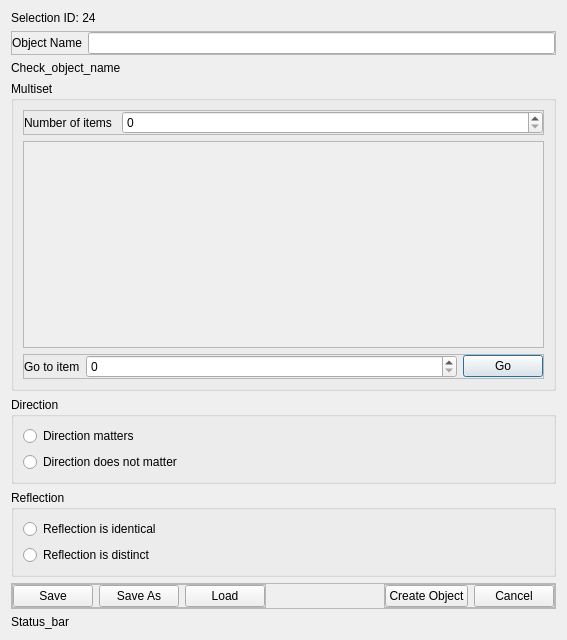
<?xml version="1.0" encoding="UTF-8"?>
<ui version="4.0">
 <class>Dialog</class>
 <widget class="QDialog" name="Dialog">
  <property name="geometry">
   <rect>
    <x>0</x>
    <y>0</y>
    <width>567</width>
    <height>640</height>
   </rect>
  </property>
  <property name="windowTitle">
   <string>Dialog</string>
  </property>
  <layout class="QVBoxLayout" name="verticalLayout">
   <item>
    <widget class="QLabel" name="label_2">
     <property name="sizePolicy">
      <sizepolicy hsizetype="Expanding" vsizetype="Fixed">
       <horstretch>0</horstretch>
       <verstretch>0</verstretch>
      </sizepolicy>
     </property>
     <property name="text">
      <string>Selection ID: 24</string>
     </property>
    </widget>
   </item>
   <item>
    <widget class="QFrame" name="frame_6">
     <property name="sizePolicy">
      <sizepolicy hsizetype="Expanding" vsizetype="Fixed">
       <horstretch>0</horstretch>
       <verstretch>0</verstretch>
      </sizepolicy>
     </property>
     <property name="locale">
      <locale language="English" country="UnitedStates"/>
     </property>
     <property name="frameShape">
      <enum>QFrame::Shape::StyledPanel</enum>
     </property>
     <property name="frameShadow">
      <enum>QFrame::Shadow::Raised</enum>
     </property>
     <layout class="QHBoxLayout" name="horizontalLayout_7">
      <property name="leftMargin">
       <number>0</number>
      </property>
      <property name="topMargin">
       <number>0</number>
      </property>
      <property name="rightMargin">
       <number>0</number>
      </property>
      <property name="bottomMargin">
       <number>0</number>
      </property>
      <item>
       <widget class="QLabel" name="label_6">
        <property name="text">
         <string>Object Name</string>
        </property>
       </widget>
      </item>
      <item>
       <widget class="QLineEdit" name="lineEdit_3"/>
      </item>
     </layout>
    </widget>
   </item>
   <item>
    <widget class="QLabel" name="label_5">
     <property name="sizePolicy">
      <sizepolicy hsizetype="Expanding" vsizetype="Fixed">
       <horstretch>0</horstretch>
       <verstretch>0</verstretch>
      </sizepolicy>
     </property>
     <property name="text">
      <string>Check_object_name</string>
     </property>
     <property name="wordWrap">
      <bool>true</bool>
     </property>
    </widget>
   </item>
   <item>
    <widget class="QGroupBox" name="groupBox_2">
     <property name="title">
      <string>Multiset</string>
     </property>
     <layout class="QVBoxLayout" name="verticalLayout_4">
      <item>
       <widget class="QFrame" name="frame_10">
        <property name="sizePolicy">
         <sizepolicy hsizetype="Expanding" vsizetype="Fixed">
          <horstretch>0</horstretch>
          <verstretch>0</verstretch>
         </sizepolicy>
        </property>
        <property name="frameShape">
         <enum>QFrame::Shape::StyledPanel</enum>
        </property>
        <property name="frameShadow">
         <enum>QFrame::Shadow::Raised</enum>
        </property>
        <layout class="QHBoxLayout" name="horizontalLayout_9">
         <property name="spacing">
          <number>10</number>
         </property>
         <property name="leftMargin">
          <number>0</number>
         </property>
         <property name="topMargin">
          <number>0</number>
         </property>
         <property name="rightMargin">
          <number>0</number>
         </property>
         <property name="bottomMargin">
          <number>0</number>
         </property>
         <item>
          <widget class="QLabel" name="label_9">
           <property name="sizePolicy">
            <sizepolicy hsizetype="Maximum" vsizetype="Preferred">
             <horstretch>0</horstretch>
             <verstretch>0</verstretch>
            </sizepolicy>
           </property>
           <property name="text">
            <string>Number of items</string>
           </property>
          </widget>
         </item>
         <item>
          <widget class="QSpinBox" name="spin_box_3"/>
         </item>
        </layout>
       </widget>
      </item>
      <item>
       <widget class="QScrollArea" name="scrollArea">
        <property name="widgetResizable">
         <bool>true</bool>
        </property>
        <widget class="QWidget" name="widget">
         <property name="geometry">
          <rect>
           <x>0</x>
           <y>0</y>
           <width>527</width>
           <height>214</height>
          </rect>
         </property>
         <layout class="QVBoxLayout" name="verticalLayout_5"/>
        </widget>
       </widget>
      </item>
      <item>
       <widget class="QFrame" name="frame_13">
        <property name="frameShape">
         <enum>QFrame::Shape::StyledPanel</enum>
        </property>
        <property name="frameShadow">
         <enum>QFrame::Shadow::Raised</enum>
        </property>
        <layout class="QHBoxLayout" name="horizontalLayout_12" stretch="0,7,0">
         <property name="leftMargin">
          <number>0</number>
         </property>
         <property name="topMargin">
          <number>0</number>
         </property>
         <property name="rightMargin">
          <number>0</number>
         </property>
         <property name="bottomMargin">
          <number>0</number>
         </property>
         <item>
          <widget class="QLabel" name="label_4">
           <property name="text">
            <string>Go to item</string>
           </property>
          </widget>
         </item>
         <item>
          <widget class="QSpinBox" name="spinBox"/>
         </item>
         <item>
          <widget class="QPushButton" name="pushButton_3">
           <property name="text">
            <string>Go</string>
           </property>
          </widget>
         </item>
        </layout>
       </widget>
      </item>
     </layout>
    </widget>
   </item>
   <item>
    <widget class="QGroupBox" name="groupBox">
     <property name="sizePolicy">
      <sizepolicy hsizetype="Expanding" vsizetype="Fixed">
       <horstretch>0</horstretch>
       <verstretch>0</verstretch>
      </sizepolicy>
     </property>
     <property name="title">
      <string>Direction</string>
     </property>
     <layout class="QVBoxLayout" name="verticalLayout_2">
      <item>
       <widget class="QRadioButton" name="radioButton">
        <property name="text">
         <string>Direction matters</string>
        </property>
       </widget>
      </item>
      <item>
       <widget class="QRadioButton" name="radioButton_2">
        <property name="text">
         <string>Direction does not matter</string>
        </property>
       </widget>
      </item>
     </layout>
    </widget>
   </item>
   <item>
    <widget class="QGroupBox" name="groupBox_3">
     <property name="sizePolicy">
      <sizepolicy hsizetype="Expanding" vsizetype="Fixed">
       <horstretch>0</horstretch>
       <verstretch>0</verstretch>
      </sizepolicy>
     </property>
     <property name="title">
      <string>Reflection</string>
     </property>
     <layout class="QVBoxLayout" name="verticalLayout_3">
      <item>
       <widget class="QRadioButton" name="radioButton_3">
        <property name="text">
         <string>Reflection is identical</string>
        </property>
       </widget>
      </item>
      <item>
       <widget class="QRadioButton" name="radioButton_7">
        <property name="text">
         <string>Reflection is distinct</string>
        </property>
       </widget>
      </item>
     </layout>
    </widget>
   </item>
   <item alignment="Qt::AlignmentFlag::AlignBottom">
    <widget class="QFrame" name="frame_2">
     <property name="sizePolicy">
      <sizepolicy hsizetype="Expanding" vsizetype="Fixed">
       <horstretch>0</horstretch>
       <verstretch>0</verstretch>
      </sizepolicy>
     </property>
     <property name="frameShape">
      <enum>QFrame::Shape::StyledPanel</enum>
     </property>
     <property name="frameShadow">
      <enum>QFrame::Shadow::Raised</enum>
     </property>
     <layout class="QHBoxLayout" name="horizontalLayout_2">
      <property name="leftMargin">
       <number>0</number>
      </property>
      <property name="topMargin">
       <number>0</number>
      </property>
      <property name="rightMargin">
       <number>0</number>
      </property>
      <property name="bottomMargin">
       <number>0</number>
      </property>
      <item alignment="Qt::AlignmentFlag::AlignLeft">
       <widget class="QFrame" name="frame_3">
        <property name="frameShape">
         <enum>QFrame::Shape::StyledPanel</enum>
        </property>
        <property name="frameShadow">
         <enum>QFrame::Shadow::Raised</enum>
        </property>
        <layout class="QHBoxLayout" name="horizontalLayout_3">
         <property name="leftMargin">
          <number>0</number>
         </property>
         <property name="topMargin">
          <number>0</number>
         </property>
         <property name="rightMargin">
          <number>0</number>
         </property>
         <property name="bottomMargin">
          <number>0</number>
         </property>
         <item>
          <widget class="QPushButton" name="pushButton_4">
           <property name="text">
            <string>Save</string>
           </property>
          </widget>
         </item>
         <item>
          <widget class="QPushButton" name="pushButton_5">
           <property name="text">
            <string>Save As</string>
           </property>
          </widget>
         </item>
         <item>
          <widget class="QPushButton" name="pushButton_6">
           <property name="text">
            <string>Load</string>
           </property>
          </widget>
         </item>
        </layout>
       </widget>
      </item>
      <item alignment="Qt::AlignmentFlag::AlignRight">
       <widget class="QFrame" name="frame_4">
        <property name="frameShape">
         <enum>QFrame::Shape::StyledPanel</enum>
        </property>
        <property name="frameShadow">
         <enum>QFrame::Shadow::Raised</enum>
        </property>
        <layout class="QHBoxLayout" name="horizontalLayout_4" stretch="1,1">
         <property name="leftMargin">
          <number>0</number>
         </property>
         <property name="topMargin">
          <number>0</number>
         </property>
         <property name="rightMargin">
          <number>0</number>
         </property>
         <property name="bottomMargin">
          <number>0</number>
         </property>
         <item>
          <widget class="QPushButton" name="pushButton">
           <property name="text">
            <string>Create Object</string>
           </property>
          </widget>
         </item>
         <item>
          <widget class="QPushButton" name="pushButton_2">
           <property name="text">
            <string>Cancel</string>
           </property>
          </widget>
         </item>
        </layout>
       </widget>
      </item>
     </layout>
    </widget>
   </item>
   <item alignment="Qt::AlignmentFlag::AlignBottom">
    <widget class="QLabel" name="label_7">
     <property name="sizePolicy">
      <sizepolicy hsizetype="Expanding" vsizetype="Fixed">
       <horstretch>0</horstretch>
       <verstretch>0</verstretch>
      </sizepolicy>
     </property>
     <property name="text">
      <string>Status_bar</string>
     </property>
    </widget>
   </item>
  </layout>
 </widget>
 <resources/>
 <connections/>
</ui>
